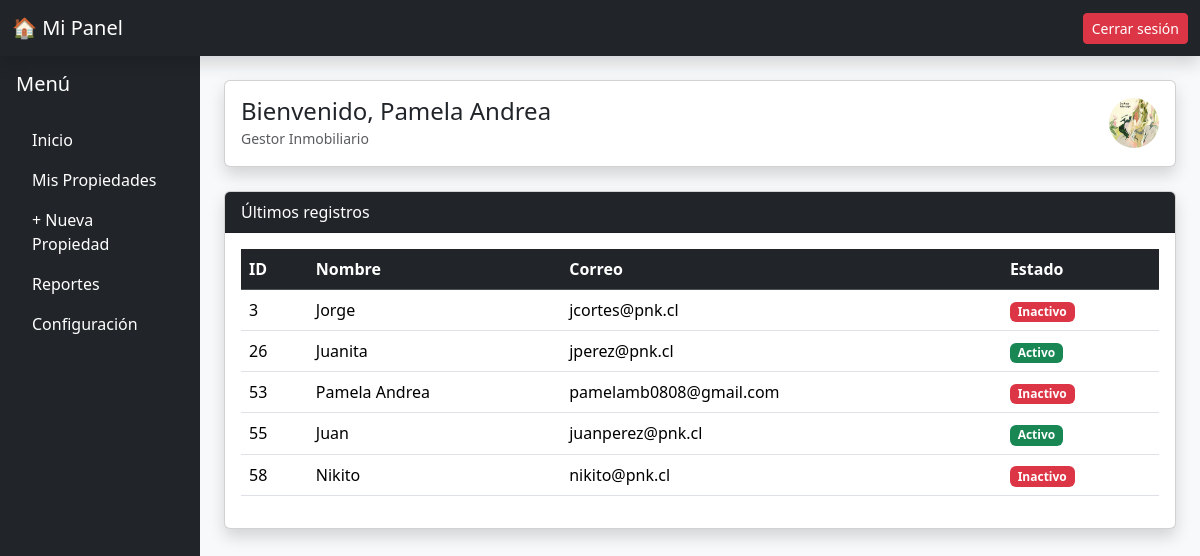
Page /dashboard.php (signed in) on the committed database.
### tables this page shows
CREATE TABLE IF NOT EXISTS `usuarios` (
  `id` int NOT NULL AUTO_INCREMENT,
  `rut` varchar(20) NOT NULL,
  `nombre` varchar(100) NOT NULL,
  `apellido` varchar(100) NOT NULL,
  `fecha_nacimiento` date NOT NULL,
  `genero` varchar(20) NOT NULL,
  `telefono` varchar(20) NOT NULL,
  `email` varchar(100) NOT NULL,
  `clave` varchar(100) NOT NULL,
  `estado` varchar(10) NOT NULL DEFAULT 'activo',
  `fecha_hora` timestamp NULL DEFAULT CURRENT_TIMESTAMP,
  `foto` varchar(100) DEFAULT 'default.png',
  `idperfil` int NOT NULL,
  PRIMARY KEY (`id`),
  UNIQUE KEY `email` (`email`),
  KEY `idperfil` (`idperfil`)
);

### config/setup.php (called while the page is built, shortened)
<?php
function conectar() {
    $servername = "localhost";
    $username   = "root";
    $password   = "";
    $dbname     = "pnks";
    $conn = new mysqli($servername, $username, $password, $dbname);
    return $conn;
}
?>

### dashboard.php (the view, shortened to what this page needs)
<?php
include("config/setup.php");
if(isset($_SESSION['usuario_sesion']))
{
?>
<!DOCTYPE html>
<html lang="es">
<head>
    <link href="https://cdn.jsdelivr.net/npm/bootstrap@5.3.3/dist/css/bootstrap.min.css" rel="stylesheet">
    <link href="css/mystyle.css" rel="stylesheet">
</head>
<body class="bg-light">
<nav class="navbar navbar-expand-lg navbar-dark bg-dark shadow">
  <div class="container-fluid">
    <a class="navbar-brand" href="#">🏠 Mi Panel</a>
    <div class="d-flex">
      <a href="backend/logout.php" class="btn btn-danger btn-sm">Cerrar sesión</a>
    </div>
  </div>
</nav>
<div class="container-fluid">
  <div class="row">
    <div class="col-md-2 bg-dark text-white p-3 vh-100">
      <h5 class="mb-4">Menú</h5>
      <ul class="nav flex-column">
        <li class="nav-item"><a class="nav-link text-white" href="#">Inicio</a></li>
        <li class="nav-item"><a class="nav-link text-white" href="backend/frm_propiedades.php">Mis Propiedades</a></li>
        <li class="nav-item"><a class="nav-link text-white" href="backend/agregar_propiedad.php">+ Nueva Propiedad</a></li>
        <li class="nav-item"><a class="nav-link text-white" href="#">Reportes</a></li>
        <li class="nav-item"><a class="nav-link text-white" href="#">Configuración</a></li>
      </ul>
    </div>
    <div class="col-md-10 p-4">
      <div class="card shadow mb-4">
        <div class="card-body d-flex justify-content-between align-items-center">
          <div>
            <h4 class="mb-0">Bienvenido, <?php echo $_SESSION['usuario_sesion'];?></h4>
            <small class="text-muted"><?php echo $_SESSION['nombre_perfil'];?></small>
          </div>
          <div class="d-flex align-items-center gap-3">
            <img src="img/<?php echo $_SESSION['foto_sesion'];?>" alt="Usuario" class="rounded-circle" width="50" height="50">
          </div>
        </div>
      </div>
      <div class="card shadow">
        <div class="card-header bg-dark text-white">Últimos registros</div>
        <div class="card-body">
          <div class="table-responsive">
            <table class="table table-hover align-middle">
              <thead class="table-dark">
                <tr>
                  <th>ID</th>
                  <th>Nombre</th>
                  <th>Correo</th>
                  <th>Estado</th>
                </tr>
              </thead>
              <tbody>
                <?php
                  $sql = "SELECT * FROM usuarios";
                  $result = mysqli_query(conectar(), $sql);
                  while($datos = mysqli_fetch_array($result)):
                ?>
                <tr>
                  <td><?php echo $datos['id']; ?></td>
                  <td><?php echo htmlspecialchars($datos['nombre']); ?></td>
                  <td><?php echo htmlspecialchars($datos['email']); ?></td>
                  <td>
                    <?php if($datos['estado'] == '1'): ?>
                      <span class="badge bg-success">Activo</span>
                    <?php else: ?>
                      <span class="badge bg-danger">Inactivo</span>
                    <?php endif; ?>
                  </td>
                </tr>
                <?php endwhile; ?>
              </tbody>
            </table>
          </div>
        </div>
      </div>
    </div>
  </div>
</div>
</body>
</html>
<?php
}else{
    header("Location:backend/error.html");
}
?>

### css/mystyle.css (style rules this page uses)
body { background-color: #efeee4; margin: 0; padding: 0; }

### rows in the picture
usuarios: id "3", nombre "Jorge", email "jcortes@pnk.cl", estado "Inactivo"
usuarios: id "26", nombre "Juanita", email "jperez@pnk.cl", estado "Activo"
usuarios: id "53", nombre "Pamela Andrea", email "pamelamb0808@gmail.com", estado "Inactivo"
usuarios: id "55", nombre "Juan", email "juanperez@pnk.cl", estado "Activo"
usuarios: id "58", nombre "Nikito", email "nikito@pnk.cl", estado "Inactivo"

### other values in the picture
$_SESSION['usuario_sesion'] "Pamela Andrea"
$_SESSION['nombre_perfil'] "Gestor Inmobiliario"
